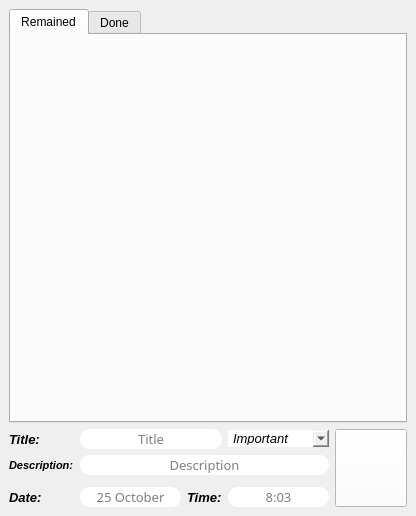
<?xml version="1.0" encoding="UTF-8"?>
<ui version="4.0">
 <class>MainWindow</class>
 <widget class="QMainWindow" name="MainWindow">
  <property name="geometry">
   <rect>
    <x>0</x>
    <y>0</y>
    <width>416</width>
    <height>516</height>
   </rect>
  </property>
  <property name="windowTitle">
   <string>TODO List</string>
  </property>
  <property name="windowIcon">
   <iconset>
    <normaloff>images.png</normaloff>images.png</iconset>
  </property>
  <property name="statusTip">
   <string>Programmer: Ali Yaghoubian</string>
  </property>
  <property name="whatsThis">
   <string/>
  </property>
  <property name="styleSheet">
   <string notr="true"/>
  </property>
  <widget class="QWidget" name="centralwidget">
   <layout class="QGridLayout" name="gridLayout">
    <item row="1" column="0" colspan="2">
     <layout class="QGridLayout" name="gridLayout_2">
      <item row="1" column="0">
       <widget class="QLabel" name="label_4">
        <property name="font">
         <font>
          <pointsize>8</pointsize>
          <italic>true</italic>
          <bold>true</bold>
         </font>
        </property>
        <property name="text">
         <string>Description:</string>
        </property>
       </widget>
      </item>
      <item row="1" column="1" colspan="3">
       <widget class="QLineEdit" name="line_description">
        <property name="font">
         <font>
          <family>Segoe Print</family>
          <pointsize>10</pointsize>
         </font>
        </property>
        <property name="styleSheet">
         <string notr="true">border-radius: 10px;</string>
        </property>
        <property name="alignment">
         <set>Qt::AlignCenter</set>
        </property>
        <property name="placeholderText">
         <string>Description</string>
        </property>
       </widget>
      </item>
      <item row="0" column="4" rowspan="4">
       <widget class="QPushButton" name="btn">
        <property name="sizePolicy">
         <sizepolicy hsizetype="Minimum" vsizetype="Minimum">
          <horstretch>0</horstretch>
          <verstretch>0</verstretch>
         </sizepolicy>
        </property>
        <property name="font">
         <font>
          <pointsize>18</pointsize>
          <bold>true</bold>
         </font>
        </property>
        <property name="styleSheet">
         <string notr="true">background-color: white;</string>
        </property>
        <property name="text">
         <string/>
        </property>
        <property name="icon">
         <iconset>
          <normaloff>download.jpg</normaloff>download.jpg</iconset>
        </property>
        <property name="iconSize">
         <size>
          <width>40</width>
          <height>40</height>
         </size>
        </property>
        <property name="autoDefault">
         <bool>false</bool>
        </property>
        <property name="default">
         <bool>false</bool>
        </property>
        <property name="flat">
         <bool>false</bool>
        </property>
       </widget>
      </item>
      <item row="0" column="1" colspan="2">
       <widget class="QLineEdit" name="line_title">
        <property name="font">
         <font>
          <family>Segoe Print</family>
          <pointsize>10</pointsize>
         </font>
        </property>
        <property name="styleSheet">
         <string notr="true">border-radius: 10px;</string>
        </property>
        <property name="alignment">
         <set>Qt::AlignCenter</set>
        </property>
        <property name="placeholderText">
         <string>Title</string>
        </property>
       </widget>
      </item>
      <item row="0" column="0">
       <widget class="QLabel" name="label_3">
        <property name="font">
         <font>
          <pointsize>10</pointsize>
          <italic>true</italic>
          <bold>true</bold>
         </font>
        </property>
        <property name="text">
         <string>Title:</string>
        </property>
       </widget>
      </item>
      <item row="3" column="0">
       <widget class="QLabel" name="label">
        <property name="font">
         <font>
          <pointsize>10</pointsize>
          <italic>true</italic>
          <bold>true</bold>
         </font>
        </property>
        <property name="text">
         <string>Date:</string>
        </property>
       </widget>
      </item>
      <item row="0" column="3">
       <widget class="QComboBox" name="combo">
        <property name="font">
         <font>
          <pointsize>10</pointsize>
          <italic>true</italic>
         </font>
        </property>
        <property name="styleSheet">
         <string notr="true">border-radius: 10px;</string>
        </property>
        <property name="editable">
         <bool>false</bool>
        </property>
        <property name="currentText">
         <string>Important</string>
        </property>
        <property name="currentIndex">
         <number>0</number>
        </property>
        <property name="maxVisibleItems">
         <number>10</number>
        </property>
        <property name="maxCount">
         <number>2147483647</number>
        </property>
        <item>
         <property name="text">
          <string>Important</string>
         </property>
        </item>
        <item>
         <property name="text">
          <string>Unimportant</string>
         </property>
        </item>
       </widget>
      </item>
      <item row="3" column="3">
       <widget class="QLineEdit" name="line_time">
        <property name="font">
         <font>
          <family>Segoe Print</family>
          <pointsize>10</pointsize>
         </font>
        </property>
        <property name="styleSheet">
         <string notr="true">border-radius: 10px;</string>
        </property>
        <property name="alignment">
         <set>Qt::AlignCenter</set>
        </property>
        <property name="placeholderText">
         <string>8:03</string>
        </property>
       </widget>
      </item>
      <item row="3" column="1">
       <widget class="QLineEdit" name="line_date">
        <property name="font">
         <font>
          <family>Segoe Print</family>
          <pointsize>10</pointsize>
         </font>
        </property>
        <property name="styleSheet">
         <string notr="true">border-radius: 10px;</string>
        </property>
        <property name="text">
         <string/>
        </property>
        <property name="alignment">
         <set>Qt::AlignCenter</set>
        </property>
        <property name="placeholderText">
         <string>25 October</string>
        </property>
       </widget>
      </item>
      <item row="3" column="2">
       <widget class="QLabel" name="label_2">
        <property name="font">
         <font>
          <pointsize>10</pointsize>
          <italic>true</italic>
          <bold>true</bold>
         </font>
        </property>
        <property name="text">
         <string>Time:</string>
        </property>
       </widget>
      </item>
     </layout>
    </item>
    <item row="0" column="0" colspan="2">
     <layout class="QGridLayout" name="gridLayout_3">
      <item row="0" column="0">
       <widget class="QTabWidget" name="tabWidget">
        <property name="currentIndex">
         <number>0</number>
        </property>
        <widget class="QWidget" name="tab">
         <attribute name="title">
          <string>Remained</string>
         </attribute>
         <layout class="QGridLayout" name="gridLayout_4">
          <item row="0" column="0">
           <layout class="QGridLayout" name="gridLayout_remain"/>
          </item>
         </layout>
        </widget>
        <widget class="QWidget" name="tab_2">
         <attribute name="title">
          <string>Done</string>
         </attribute>
         <layout class="QGridLayout" name="gridLayout_6">
          <item row="0" column="0">
           <layout class="QGridLayout" name="gridLayout_done"/>
          </item>
         </layout>
        </widget>
       </widget>
      </item>
     </layout>
    </item>
   </layout>
  </widget>
 </widget>
 <resources/>
 <connections/>
</ui>
